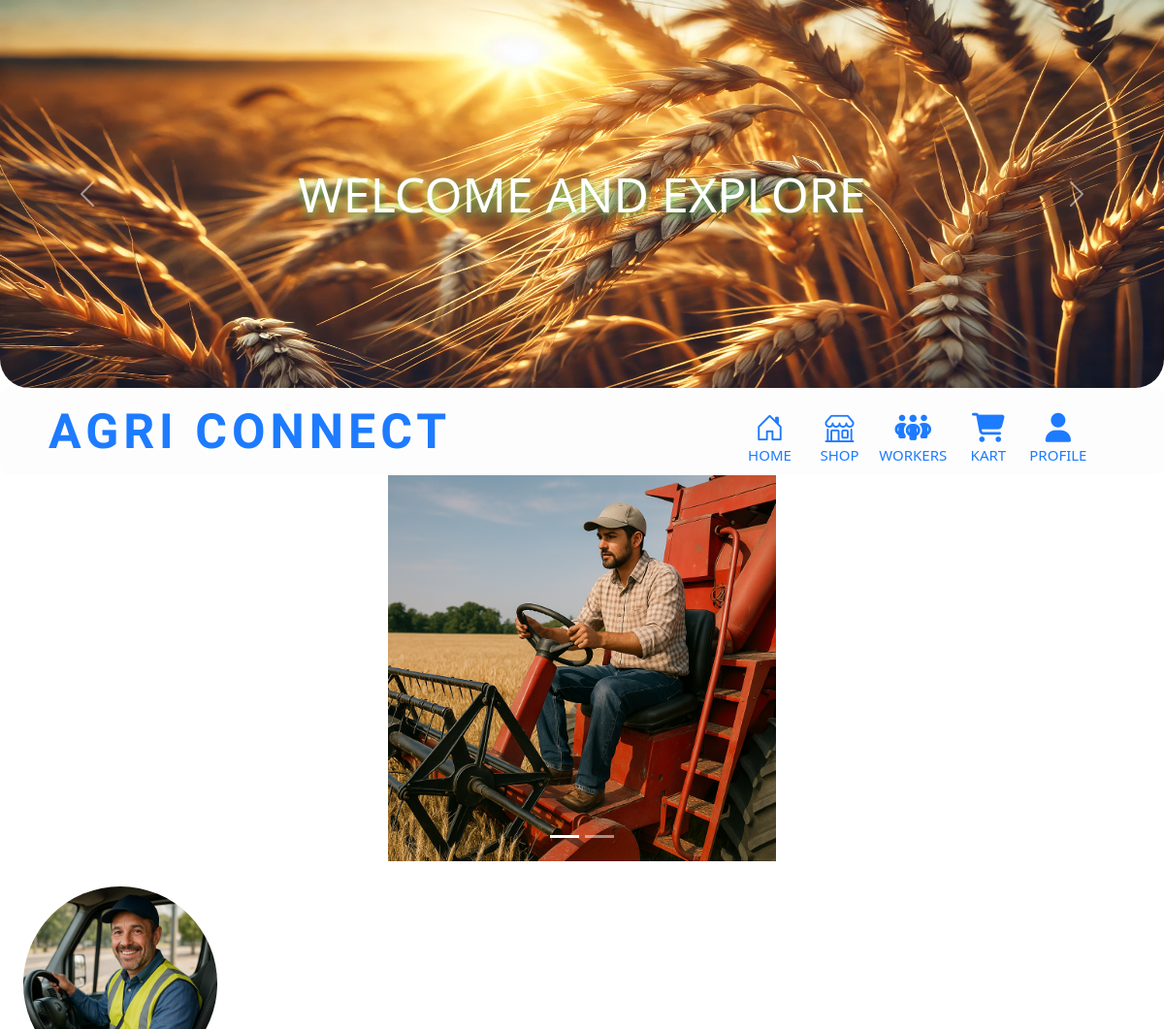
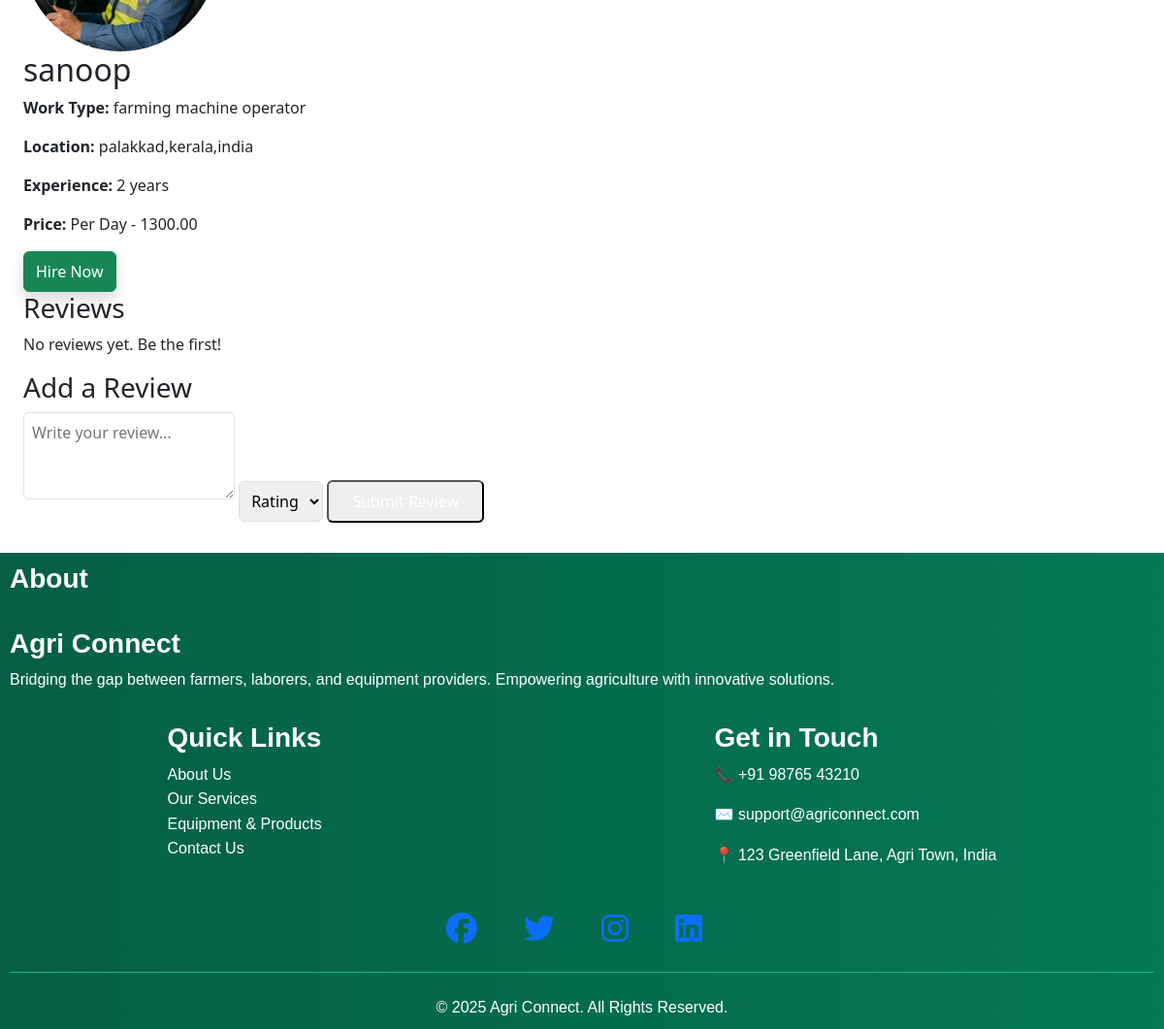
The page /user_worker_hire/1/ on the database its author committed (2 pictures, top to bottom).
### app1/models.py (models this page shows, shortened)
class Worker_image(models.Model):
    Worker = models.ForeignKey(Worker, on_delete=models.CASCADE, related_name='work_images')
    images = models.ImageField(upload_to='uploads/')

class Worker(models.Model):
    PRICE_TYPE_CHOICES = [
        ('day', 'Per Day'),
        ('hour', 'Per Hour'),
    ]
    user = models.OneToOneField(User, on_delete=models.CASCADE)
    name = models.CharField(max_length=100)
    age = models.IntegerField()
    work_category = models.CharField(max_length=100)
    work_name = models.CharField(max_length=100)
    price_type = models.CharField(max_length=10, choices=PRICE_TYPE_CHOICES)
    price = models.DecimalField(max_digits=10, decimal_places=2)
    phone = models.CharField(max_length=15)
    email = models.EmailField()
    address = models.CharField(max_length=255, null=True, blank=True)
    experience = models.TextField(null=True, blank=True)
    availability = models.BooleanField(default=True)
    image = models.ImageField(upload_to='worker_images/', null=True, blank=True)
    ragting = models.DecimalField(max_digits=3, decimal_places=2, default=0.0)

### app1/views.py (the view)
# urls.py: path('user_worker_hire/<int:id>/', views.user_worker_hire, name='user_worker_hire'),
def user_worker_hire(request,id):
    worker=Worker.objects.get(id=id)
    image=Worker_image.objects.filter(Worker=worker)
    return render(request,'user_worker_hire.html',{'worker':worker,'image':image})

### templates/user_worker_hire.html (shortened to what this page needs)
{% extends 'base.html' %}
{% load static %}
{% block content %}
<link rel="stylesheet" href="{% static 'css/user_worker_hire.css' %}">
<div id="demo" class="carousel slide" data-bs-ride="carousel">
    <div class="carousel-indicators">
      {% for i in image %}
        <button type="button" data-bs-target="#demo" data-bs-slide-to="{{ forloop.counter0 }}"
          class="{% if forloop.first %}active{% endif %}"></button>
      {% endfor %}
    </div>
    <div class="carousel-inner">
      {% for i in image %}
        <div class="carousel-item {% if forloop.first %}active{% endif %}">
          <img src="{{ i.images.url }}" class="d-block w-100" style="height: 400px; object-fit:scale-down;" alt="Worker Image">
        </div>
      {% endfor %}
    </div>
    <button class="carousel-control-prev" type="button" data-bs-target="#demo" data-bs-slide="prev">
      <span class="carousel-control-prev-icon"></span>
    </button>
    <button class="carousel-control-next" type="button" data-bs-target="#demo" data-bs-slide="next">
      <span class="carousel-control-next-icon"></span>
    </button>
  </div>
<div class="max-w-3xl mx-auto p-4">
    <div class="flex gap-4 mb-6">
      <img src="{{ worker.image.url }}" alt="{{ worker.name }}" class="W_img">
      <div>
        <h2 class="text-2xl font-bold">{{ worker.name }}</h2>
        <p><strong>Work Type:</strong> {{ worker.work_name }}</p>
        <p><strong>Location:</strong> {{ worker.address }}</p>
        <p><strong>Experience:</strong> {{ worker.experience }} </p>
        <p class="text-capitalize"><strong>Price:</strong> {{worker.price_type}} - {{ worker.price }} </p>
      </div>
    </div>
    <div class="flex gap-4 mb-6  ">
      <form method="post" action="" class="">
        <a href="{% url 'hire_page' id=worker.id %}" class="btn btn-success text-white px-6 py-2 rounded shadow">Hire Now</a>
      </form>
    </div>
    <div class="mb-6">
      <h3 class="text-xl font-semibold mb-2">Reviews</h3>
      {% for review in reviews %}
        <div class="bg-gray-100 p-3 rounded mb-2">
          <p><strong>{{ review.user.username }}:</strong> {{ review.comment }}</p>
          <p class="text-sm text-gray-500">Rating: {{ review.rating }}/5</p>
        </div>
      {% empty %}
        <p>No reviews yet. Be the first!</p>
      {% endfor %}
    </div>
    <div>
      <h3 class="text-xl font-semibold mb-2">Add a Review</h3>
      <form method="post" action="">
        <textarea name="comment" rows="3" placeholder="Write your review..." class="w-full p-2 rounded border mb-2"></textarea>
        <select name="rating" class="mb-2 p-2 rounded border">
          <option value="">Rating</option>
        </select>
        <button type="submit" class="bg-blue-600 text-white px-4 py-2 rounded">Submit Review</button>
      </form>
    </div>
  </div>
{% endblock %}

### static/css/base.css (style rules this page uses)
body { margin: 0; padding: 0; }

### static/css/user_worker_hire.css (style rules this page uses)
.W_img { height: 200px; width:200px; border-radius: 50%; }

### rows shown on the page
Worker_image: images (picture)
Worker: image (picture), name "sanoop", work_name "farming machine operator", address "palakkad,kerala,india", experience "2 years", price_type "Per Day", price "1300.00"
